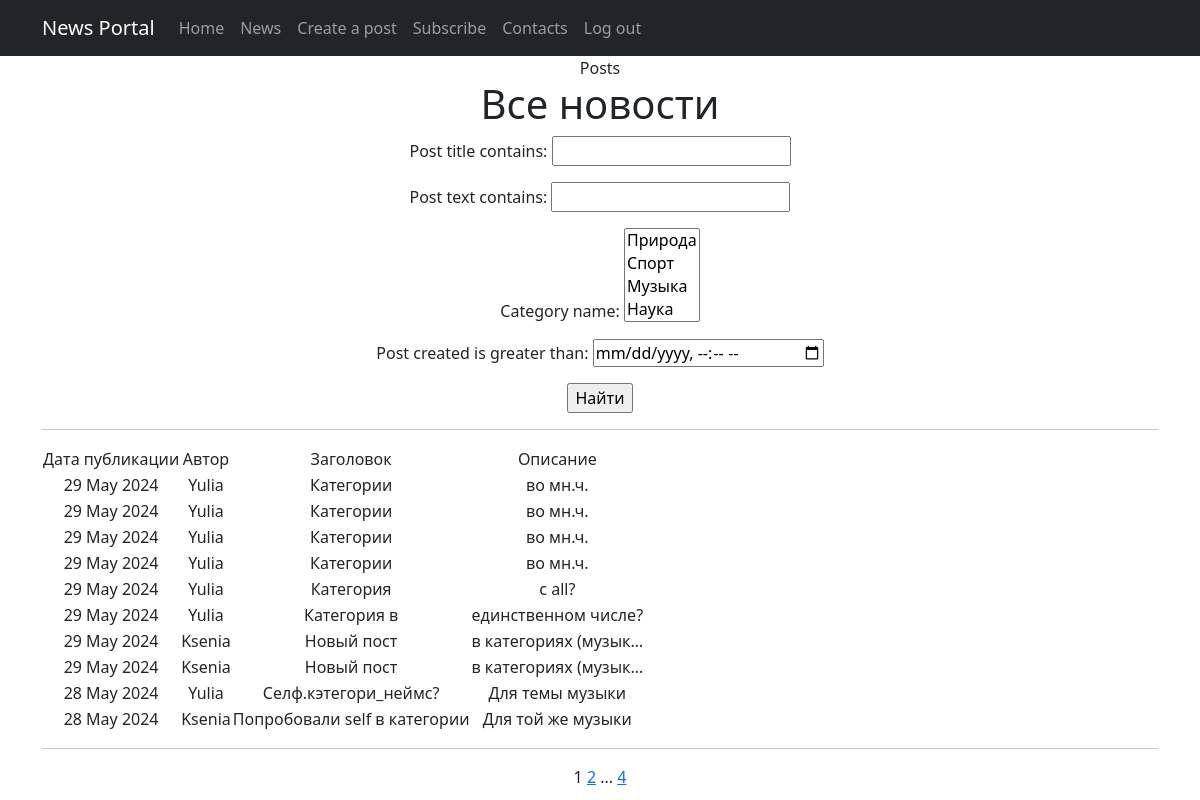
Page /news/ on the committed database.
### news/models.py (models this page shows, shortened)
class Post(models.Model):
    author = models.ForeignKey(Author, on_delete=models.PROTECT)  # Чтобы с удалением автора не удалялись его статьи
    news_post = 'NE'
    article = 'AR'
    POST_TYPES = [
        (news_post, 'Новость'),
        (article, 'Статья')
    ]
    class Meta:
        verbose_name = 'Пост'
        verbose_name_plural = 'Посты'
    post_type = models.CharField(max_length=2, choices=POST_TYPES, default=news_post)
    post_created = models.DateTimeField(auto_now_add=True) # Автоматическое добавление даты создания
    category_names = models.ManyToManyField(Category, through='PostCategory')
    post_title = models.CharField(max_length=256)
    post_text = models.TextField()
    post_rating = models.IntegerField(default=0)
    template_name = 'NewsPaper/news/templates/news/post_detail.html'

class Author(models.Model):
    author_user = models.OneToOneField(User, on_delete=models.CASCADE)
    author_rating = models.DecimalField(default=0, decimal_places=2, max_digits=5)  # 2 знака после запятой
    def __str__(self):
        return f'{self.author_user}'
    class Meta:
        verbose_name = 'Автор'
        verbose_name_plural = 'Авторы'

### news/views.py (the view)
# urls.py: path('', PostList.as_view(), name = 'post_list'),
class PostList(ListView):
    model = Post
    context_object_name = 'Posts'
    template_name = 'flatpages/news.html'
    ordering = '-post_created'
    paginate_by = 10 # количество записей на странице
    def get_queryset(self):
        queryset = super().get_queryset()
        self.filterset = PostFilter(self.request.GET, queryset)
        return self.filterset.qs
    def get_context_data(self, **kwargs):
        context = super().get_context_data(**kwargs)
        context['filterset'] = self.filterset
        return context

### news/models.py (called while the page is built)
    def __str__(self):
        return self.category_name

### news/templatetags/custom_tags.py (called while the page is built)
@register.simple_tag(takes_context=True)
def url_replace(context, **kwargs):
   d = context['request'].GET.copy()
   for k, v in kwargs.items():
       d[k] = v
   return d.urlencode()

### templates/flatpages/news.html (shortened to what this page needs)
{% extends 'flatpages/default.html' %}
{% load custom_filters %}
{% load custom_tags %}
{% block title %}
Posts
{% endblock title %}
{% block content %}
   <h1>Все новости</h1>
   <form action="" method="get">
       {{ filterset.form.as_p }}
       <input type="submit" value="Найти" />
   </form>
   <hr>
   {% if Posts %}
       <table>
           <tr>
               <td>Дата публикации</td>
               <td>Автор</td>
               <td>Заголовок</td>
               <td>Описание</td>
           </tr>
           {% for post in Posts %}
           <tr>
               <td>{{ post.post_created|date:'d M Y' }}</td>
               <td>{{ post.author }}</td>
               <td>{{ post.post_title }}</td>
               <td>{{ post.post_text|truncatechars:20 }}</td>
                <td>
                </td>
           </tr>
           {% endfor %}
       </table>
       <hr>
   {% else %}
       <h2>Новостей нет!</h2>!
   {% endif %}
   {{ page_obj.number }}
   {% if page_obj.has_next %}
       <a href="?{% url_replace page=page_obj.next_page_number %}">{{ page_obj.next_page_number }}</a>
       {% if paginator.num_pages != page_obj.next_page_number %}
           ...
           <a href="?{% url_replace page=page_obj.paginator.num_pages %}">{{ page_obj.paginator.num_pages }}</a>
       {% endif %}
   {% endif %}
{% endblock content %}

### rows in the picture
Post: post_created "29 May 2024", author "Yulia", post_title "Категории", post_text "во мн.ч."
Post: post_created "29 May 2024", author "Yulia", post_title "Категории", post_text "во мн.ч."
Post: post_created "29 May 2024", author "Yulia", post_title "Категории", post_text "во мн.ч."
Post: post_created "29 May 2024", author "Yulia", post_title "Категории", post_text "во мн.ч."
Post: post_created "29 May 2024", author "Yulia", post_title "Категория", post_text "с all?"
Post: post_created "29 May 2024", author "Yulia", post_title "Категория в", post_text "единственном числе?"
Post: post_created "29 May 2024", author "Ksenia", post_title "Новый пост", post_text "в категориях (музык…"
Post: post_created "29 May 2024", author "Ksenia", post_title "Новый пост", post_text "в категориях (музык…"
Post: post_created "28 May 2024", author "Yulia", post_title "Селф.кэтегори_неймс?", post_text "Для темы музыки"
Post: post_created "28 May 2024", author "Ksenia", post_title "Попробовали self в категории", post_text "Для той же музыки"

### other values in the picture
{{ page_obj.number }} "1"
{{ page_obj.next_page_number }} "2"
{{ page_obj.paginator.num_pages }} "4"
